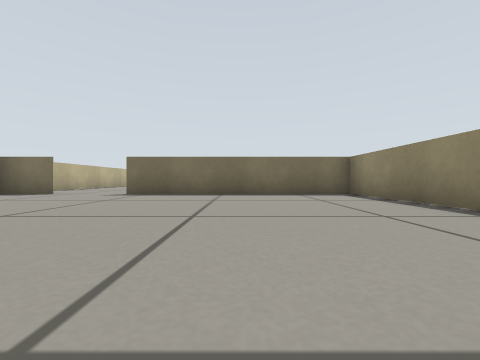
view 1 (above)

16 first-person views from a walk through a robot-simulator world made for Gazebo. The camera is 0.19 m above the floor, looks level and sees 90° across. The floor is counted in squares, 0.5 m on a side. Each view is taken from the middle of a square. On the plan, view 1 faces up. The plan holds only what a view shows up to about 9 squares ahead; the rest is blank.

view 2
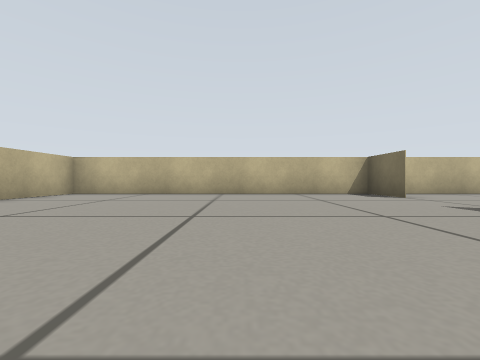

view 3
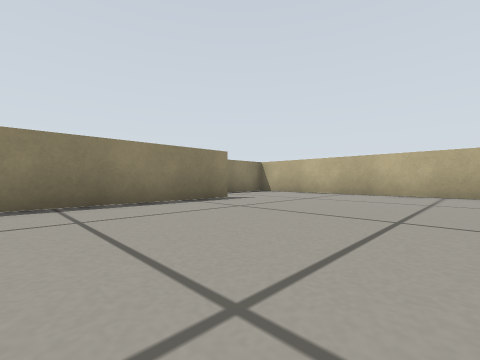

view 4
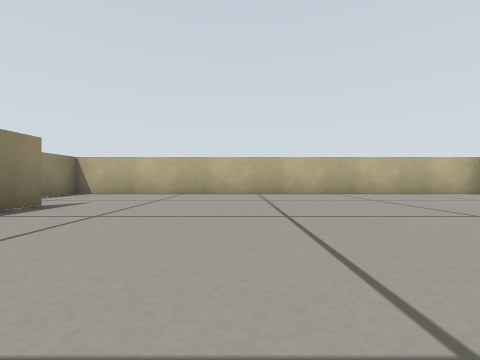

view 5
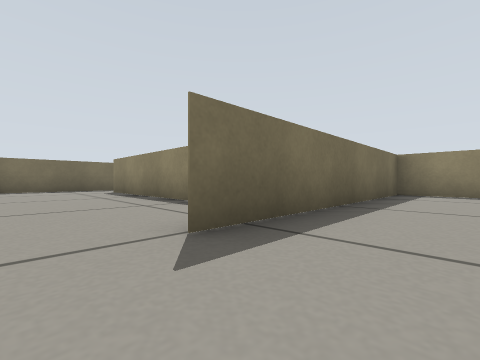

view 6
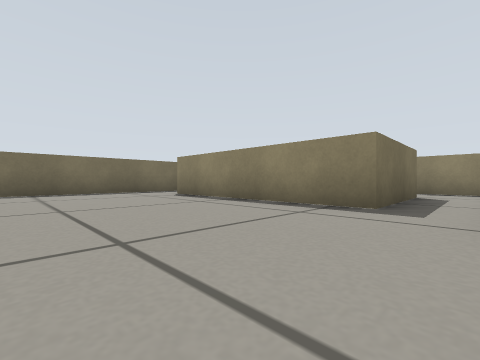

view 7
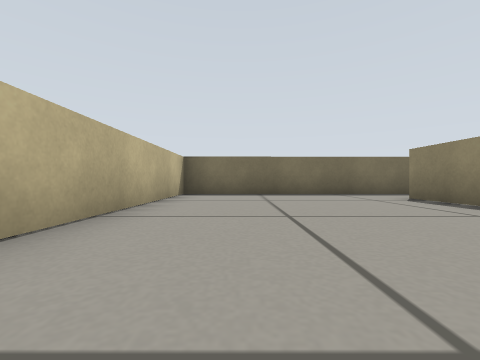

view 8
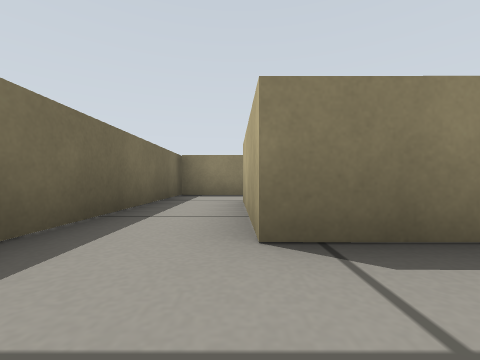

view 9
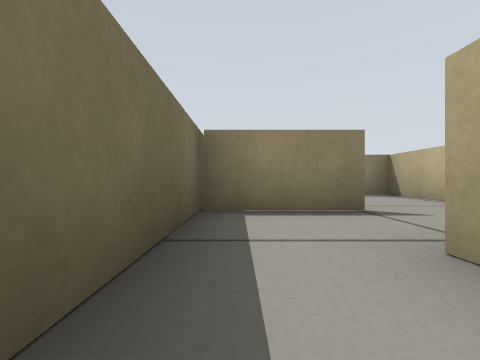

view 10
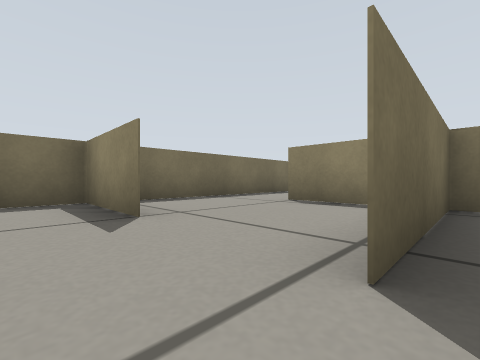

view 11
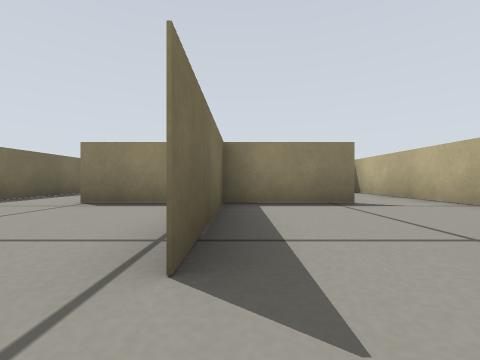

view 12
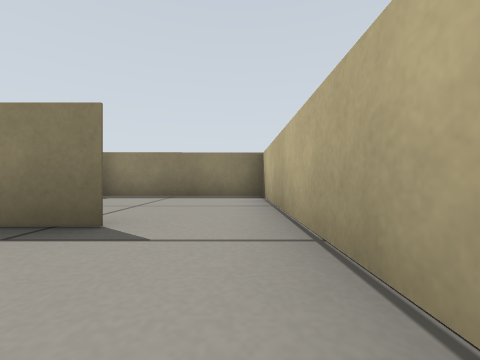

view 13
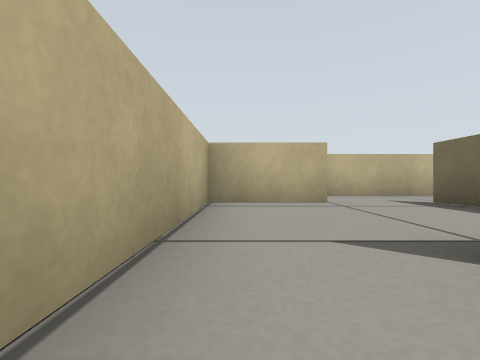

view 14
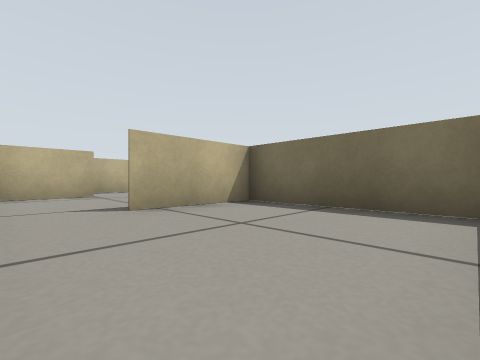

view 15
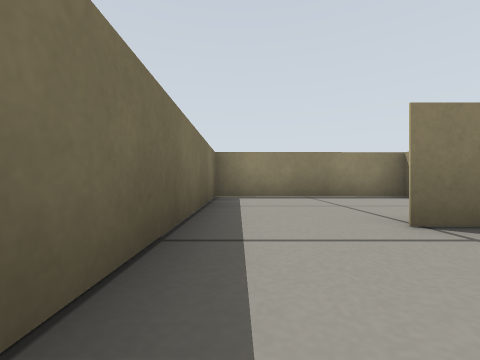

view 16
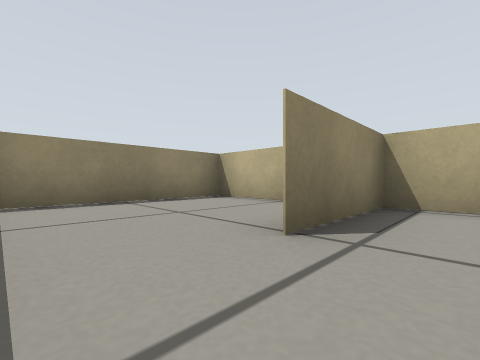

### Floor plan
Ten units are one square. View 1 is at (0, 0); x grows to the right and y downward. Boxes are objects, and circles mark ways between rooms. Rooms are numbered by the first view taken in them; rooms with no view inside come last. Other rooms are left out.
<svg viewBox="-70 -151 170 171">
<path fill="none" stroke="#000" d="M29 -14 30 -61M-50 -64 -65 -64M-65 -55 -65 15 44 15 44 -1M30 -64 -31 -64M13 -79 -16 -79 -16 -129 13 -129M30 -124 30 -146M30 -61 30 -83M29 -145 -65 -144 -65 -55M12 -106 12 -89M59 -80 59 -99M60 -103 60 -81M90 -103 29 -103M30 -85 30 -64M30 -65 94 -65 94 -99M64 -146 29 -145M43 -103 60 -103M59 -99 59 -126M75 -103 95 -103M94 -99 94 -146 64 -146M12 -118 12 -106"/>
<circle cx="-45" cy="-60" r="3" fill="#2a7"/>
<circle cx="20" cy="-80" r="3" fill="#2a7"/>
<circle cx="20" cy="-130" r="3" fill="#2a7"/>
<circle cx="30" cy="-90" r="3" fill="#2a7"/>
<circle cx="20" cy="-100" r="3" fill="#2a7"/>
<circle cx="60" cy="-135" r="3" fill="#2a7"/>
<circle cx="30" cy="-115" r="3" fill="#2a7"/>
<text x="-20" y="-20">1</text>
<text x="-30" y="-100">2</text>
<text x="20" y="-90">3</text>
<text x="70" y="-80">4</text>
<text x="50" y="-130">5</text>
<text x="80" y="-130">6</text>
<text x="20" y="-120">7</text>
</svg>
Room 1 opens to room 2. Room 2 opens to room 3. Room 2 opens to room 7. Room 3 opens to room 4. Room 3 opens to room 7. Room 5 opens to room 6. Room 5 opens to room 7.

Where each view was taken, in squares from view 1:
view 1: 0 up, 0 right, facing up
view 2: 3 up, 0 right, facing left
view 3: 5 up, 1 left, facing down-right
view 4: 5 up, 0 right, facing down
view 5: 5 up, 4 left, facing up-right
view 6: 7 up, 5 left, facing up-right
view 7: 8 up, 5 left, facing up
view 8: 13 up, 3 left, facing right
view 9: 14 up, 0 right, facing right
view 10: 10 up, 2 right, facing up-right
view 11: 10 up, 2 right, facing right
view 12: 7 up, 4 right, facing right
view 13: 7 up, 7 right, facing left
view 14: 7 up, 9 right, facing up-left
view 15: 14 up, 4 right, facing right
view 16: 14 up, 5 right, facing down-right
